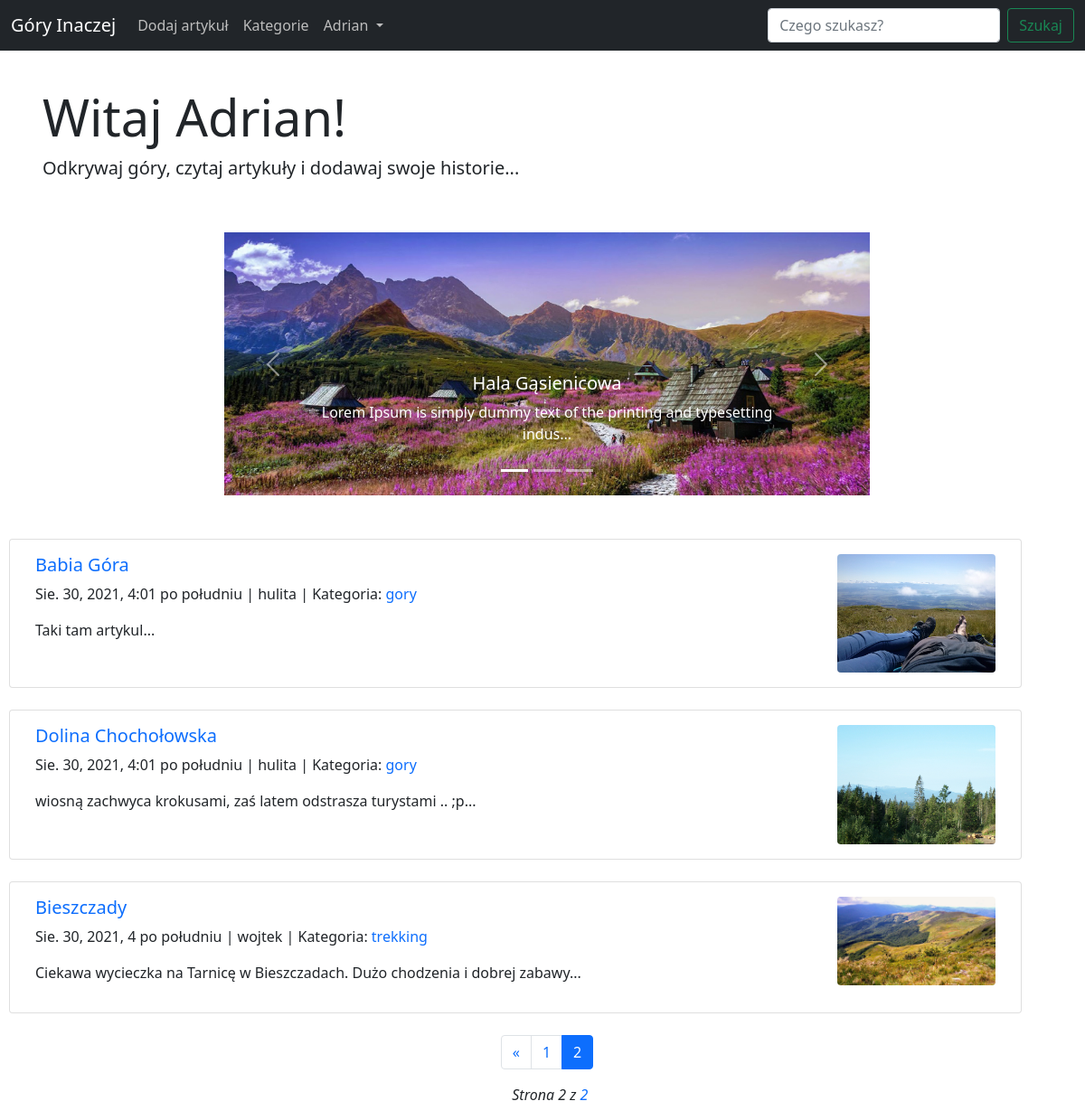
Page /?page=2 (signed in) on the committed database.
### blog/models.py (models this page shows, shortened)
class Post(models.Model):
    title=models.CharField(max_length=30, null=False, blank=False)
    creation_date=models.DateTimeField(auto_now=True)
    tag=models.CharField(max_length=60,null=False,blank=False)
    snippet=models.TextField(null=False,blank=False,default='Stworz krotki opis...',max_length=300)
    body=HTMLField(null=False,blank=False,default='Dodaj artykul...')
    category=models.CharField(max_length=60, default='gory')
    post_picture=models.ImageField(blank=True,null=True, upload_to="images/")
    post_picture_admin=models.ImageField(blank=True,null=True, upload_to="images/admin")
    is_active=models.NullBooleanField(default=True)
    is_highlited=models.NullBooleanField(default=False)
    like=models.ManyToManyField(User,related_name='blog_posts')
    author=models.ForeignKey(User, on_delete=models.CASCADE)

### blog/views.py (the view)
# urls.py: path('',ShowPosts.as_view(),name='main'),
class ShowPosts(ListView):
    model=Post
    template_name = 'allposts.html'
    ordering=['-creation_date']
    paginate_by = 5
    def get_context_data(self, *args,**kwargs):
        context=super(ShowPosts,self).get_context_data(*args,*kwargs)
        post_list=[]
        posts = Post.objects.filter(is_highlited=True)
        for post in posts:
            post_list.append(post)
        context["highlited_post"]=post_list
        return context

### Templates/allposts.html (shortened to what this page needs)
{% extends 'main.html' %}
{% block body %}
<div class="card-body">
<div class="jumbotron jumbotron-fluid">
  <div class="container">
    <h1 class="display-4">Witaj {{user.username|title}}!</h1>
    <p class="lead">Odkrywaj góry, czytaj artykuły i dodawaj swoje historie...</p>
  </div>
</div>
</div></br>
{% if highlited_post %}
    <div id="carouselExampleControls" class="carousel slide" data-ride="carousel" data-bs-touch="true" data-bs-keyboard="true" style="width:60%; text-align:center;margin: 0 auto;"  >
        <div class="carousel-indicators">
             <button type="button" data-bs-target="#carouselExampleCaptions" data-bs-slide-to="0" class="active" aria-current="true" aria-label="Slide 1"></button>
             <button type="button" data-bs-target="#carouselExampleCaptions" data-bs-slide-to="1" aria-label="Slide 2"></button>
             <button type="button" data-bs-target="#carouselExampleCaptions" data-bs-slide-to="2" aria-label="Slide 3"></button>
        </div>
        <div class="carousel-inner">
          {% for post in highlited_post %}
            {% if forloop.first %}
                {% if post.post_picture_admin %}
                    {% if post.is_highlited %}
                        <div class="carousel-item active" data-bs-interval="100">
                            <a href="{% url 'post_detail' post.id %}"><img src="{{post.post_picture_admin.url}}" class="d-block w-100" style="max-height:100vh;"></a>
                            <div class="carousel-caption d-none d-md-block">
                                 <h5>{{post.title|title}}</h5>
                                <p>{{post.snippet|slice:70}}...</p>
                             </div>
                        </div>
                    {% endif %}
                {% endif %}
            {% endif %}
          {% endfor %}
      </div>
      <button class="carousel-control-prev" type="button" data-bs-target="#carouselExampleControls" data-bs-slide="prev">
        <span class="carousel-control-prev-icon" aria-hidden="true"></span>
      </button>
      <button class="carousel-control-next" type="button" data-bs-target="#carouselExampleControls" data-bs-slide="next">
        <span class="carousel-control-next-icon" aria-hidden="true"></span>
      </button>
    </div>
{% endif %}
    {% for post in object_list %}
        {% if post.is_active %}
            <div class="card" style="width: 70rem;">
                <div class="card-body">
                    <div class="container">
                        <div class="row">
                            <div class="col-9">
                                <h5 class="card-title"><a href="{% url 'post_detail' post.id %}" style="text-decoration:none;" >{{post.title|title}}</a></h5>
                                <p class="card-text">{{post.creation_date}} | {{post.author}} | Kategoria: <a href="{% url 'category_detail_list' post.category|slugify%}" style="text-decoration:none;"> {{post.category}} </a>
                                </p>
                                <p>
                                    {{post.snippet}}...
                                </p>
                            </div>
                            <div class="col">
                                {% if post.post_picture %}
                                     <img src="{{ post.post_picture.url }}" width="175" class="rounded mx-auto d-block" style="float:right;vertical-align:middle;">
                                {% endif %}
                            </div>
                        </div>
                    </div>
                </div>
            </div>
        {% endif %}
    {% endfor %}
{% if page_obj.has_previous or page_obj.has_next %}
    <div class="pagination justify-content-center">
        <span class="step-links">
            <nav aria-label="Page navigation example">
              <ul class="pagination">
                  {% if page_obj.has_previous %}
                    <li class="page-item">
                        <a class="page-link" href="?page={{ page_obj.previous_page_number }}" aria-label="Previous">
                            <span aria-hidden="true">&laquo;</span>
                        </a>
                    </li>
                  {% endif %}
                  {% if page_obj.has_previous %}
                    <li class="page-item"><a class="page-link" href="?page={{ page_obj.previous_page_number }}">{{ page_obj.previous_page_number }}</a></li>
                    {% if not page_obj.has_next %}
                        <li class="page-item active">
                             <a class="page-link" href="#">{{page_obj.number}} <span class="sr-only">(current)</span></a>
                        </li>
                    {% endif %}
                  {% endif %}
              </ul>
                {% if page_obj.has_previous and page_obj.has_next %}
                    <ul>
                        <p style="font-style:italic">
                        &nbsp&nbsp&nbspStrona {{ page_obj.number }} z <a href="?page={{ page_obj.paginator.num_pages }}" style="text-decoration:none">{{ page_obj.paginator.num_pages }}</a>
                        </p>
                    </ul>
                {% else %}
                <p style="font-style:italic">
                    &nbsp&nbsp&nbspStrona {{ page_obj.number }} z <a href="?page={{ page_obj.paginator.num_pages }}" style="text-decoration:none">{{ page_obj.paginator.num_pages }}</a>
                </p>
                {% endif %}
            </nav>
        </span>
    </div>
{% endif %}
{% endblock %}

### Templates/main.html (shortened to what this page needs)
<!DOCTYPE html>
{% load static %}
<link href="https://cdn.jsdelivr.net/npm/bootstrap@5.0.2/dist/css/bootstrap.min.css" rel="stylesheet">
<html lang="en">
<head>
</head>
<body style="background-image:url({% static 'background.png' %});background-repeat: no-repeat;">
<nav class="navbar navbar-expand-lg navbar-dark bg-dark">
  <div class="container-fluid">
    <a class="navbar-brand" href="{% url 'main' %}">Góry Inaczej</a>
    <div class="collapse navbar-collapse" id="navbarSupportedContent">
      <ul class="navbar-nav me-auto mb-2 mb-lg-0">
        <li class="nav-item">
          {% if user.is_authenticated %}
          <a class="nav-link active" style="color:#BDBDBD" aria-current="page" href="{% url 'create' %}">Dodaj artykuł</a>
          {% endif %}
        </li>
        <li class="nav-item">
          <a class="nav-link active" style="color:#BDBDBD" aria-current="page" href="{% url 'show_categories' %}">Kategorie</a>
        </li>
        {% if user.is_authenticated %}
        <li class="nav-item dropdown">
          <div class="sms-button"  role="button" data-toggle="dropdown" aria-haspopup="true" aria-expanded="false">
            <a class="nav-link dropdown-toggle" style="color:#BDBDBD" href="#" id="navbarDropdown" role="button" data-bs-toggle="dropdown" aria-expanded="false">
             {{user.username|title}}
            </a>
          </div>
        </li>
        {% endif %}
      </ul>
      <form class="d-flex" method="POST" action="{% url 'search' %}">
        <input class="form-control me-2" type="search" name="search" placeholder="Czego szukasz?" aria-label="Search">
        <button class="btn btn-outline-success" type="submit">Szukaj</button>
      </form>
    </div>
  </div>
</nav>
<div style="margin-left:10px">
    {% block body %}{% endblock %}
</div>
</body>
</html>

### rows in the picture
Post: post_picture_admin (picture), title "Hala Gąsienicowa", snippet "Lorem Ipsum is simply dummy text of the printing and typesetting indus"
Post: title "Babia Góra", creation_date "Sie. 30, 2021, 4:01 po południu", author "hulita", category "gory", snippet "Taki tam artykul", post_picture (picture)
Post: title "Dolina Chochołowska", creation_date "Sie. 30, 2021, 4:01 po południu", author "hulita", category "gory", snippet "wiosną zachwyca krokusami, zaś latem odstrasza turystami .. ;p", post_picture (picture)
Post: title "Bieszczady", creation_date "Sie. 30, 2021, 4 po południu", author "wojtek", category "trekking", snippet "Ciekawa wycieczka na Tarnicę w Bieszczadach. Dużo chodzenia i dobrej zabawy", post_picture (picture)

### other values in the picture
{{ user.username|title }} "Adrian"
{{ page_obj.previous_page_number }} "1"
{{ page_obj.number }} "2"
{{ page_obj.paginator.num_pages }} "2"
